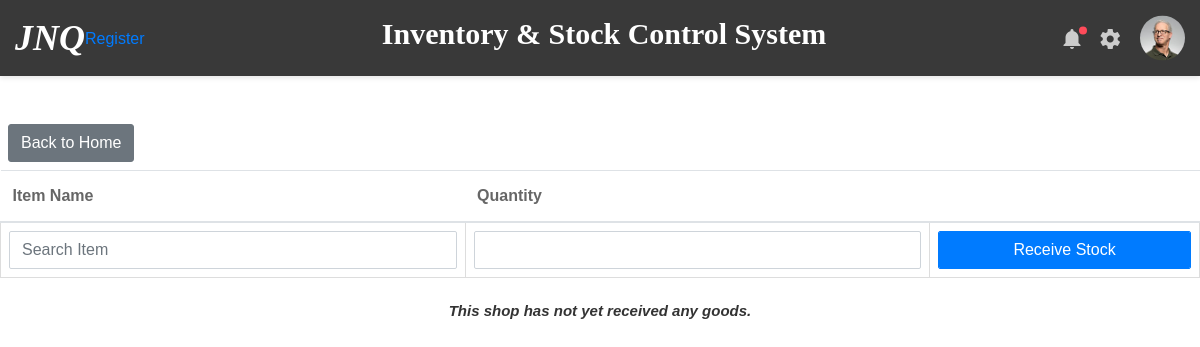
The page /1/stock_received on the database as committed earlier.
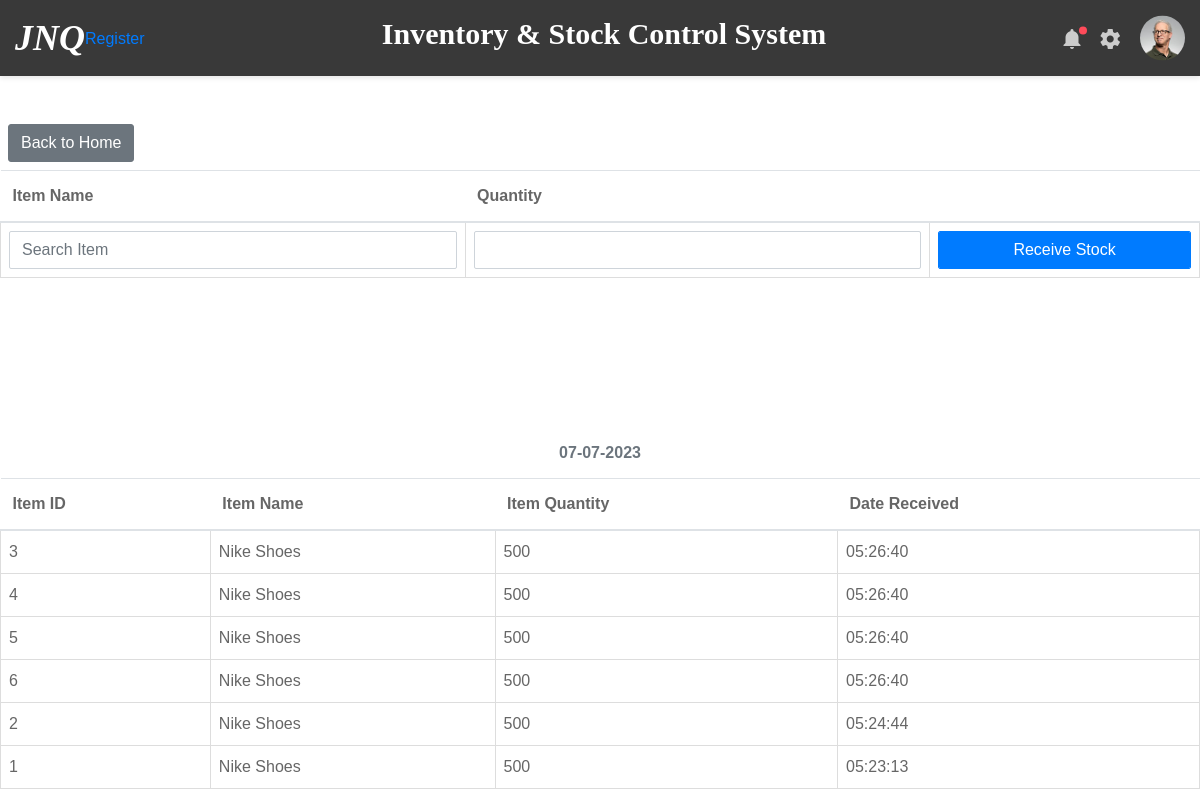
The same page on the database as committed later.
### inventory/models.py (models this page shows)
class StockReceived(db.Model):
    id = db.Column(db.Integer, primary_key=True)
    item_name = db.Column(db.String(100), nullable=False)
    item_quantity = db.Column(db.Integer, nullable=False)
    date_received = db.Column(db.DateTime, default=datetime.now())
    shop_id = db.Column(db.Integer, db.ForeignKey('shop.id'))

### inventory/routes.py (the view, shortened to what this page needs)
@app.route('/<int:shop_id>/stock_received', methods=['GET', 'POST'])
def stock_received(shop_id):
    shop = Shop.query.get_or_404(shop_id)
    form = ShopStockReceivedForm()
    restock_lookup = {}
    current_date = datetime.now()
    restock_entries = StockReceived.query.filter(StockReceived.date_received <= current_date,
                                                 StockReceived.shop_id == shop.id)\
        .order_by(StockReceived.date_received.desc()).all()
    for entry in restock_entries:
        date = entry.date_received.strftime("%d-%m-%Y")
        if date in restock_lookup:
            restock_lookup[date].append(entry)
        else:
            restock_lookup[date] = [entry]
    return render_template('stock_received.html', form=form, shop=shop, restock_lookup=restock_lookup)

### inventory/forms.py
class ShopStockReceivedForm(FlaskForm):
    item_name = SearchField('Search Item Name')
    item_quantity = IntegerField('Quantity Received', validators=[DataRequired()])
    submit = SubmitField('Receive Stock')

### inventory/templates/stock_received.html (shortened to what this page needs)
{% extends 'layout.html' %}
{% block content %}
    <div class="float-left">
        {% if current_user.user_role=='Admin' %}
            <a href="{{ url_for('view_shop', shop_id = shop.id) }}" class="btn btn-secondary ml-2 mb-2">Back to Home</a>
        {% else %}
            <a href="{{ url_for('stock_sold', shop_id = shop.id) }}" class="btn btn-secondary ml-2 mb-2">Back to Home</a>
        {% endif %}
    </div>
    <table class="table">
      <thead>
        <tr>
          <th>Item Name</th>
          <th>Quantity</th>
          <th></th>
        </tr>
      </thead>
      <tbody>
        <tr>
          <form method="POST">
            <td>{{ form.item_name(class="form-control", id="searchItemName", placeholder="Search Item") }}</td>
            <td>{{ form.item_quantity(class="form-control") }}</td>
            <td>{{ form.submit(class="form-control btn btn-primary") }}</td>
          </form>
        </tr>
      </tbody>
    </table>
    {% if not restock_lookup %}
        <div class="text-center mt-4"><h5 class="font-italic">This shop has not yet received any goods.</h5></div>
    {% else %}
        {% for date in restock_lookup.keys() %}
            {% if current_user.user_role != 'Admin'%}
            <div class="table" id="SalesTable">
                {% else %}
                <div class="table">
                    {% endif %}
                    <table class="table mt-4">
                        <thead>
                            <caption style="caption-side: top; text-align: center"><span><strong>{{date}}</strong></span></caption>
                            <tr>
                                <th>Item ID</th>
                                <th>Item Name</th>
                                <th>Item Quantity</th>
                                <th colspan="2">Date Received</th>
                            </tr>
                        </thead>
                        <tbody>
                            {% for entry in restock_lookup[date] %}
                            <tr>
                                <td>{{ entry.id }}</td>
                                <td>{{ entry.item_name }}</td>
                                <td>{{ entry.item_quantity }}</td>
                                <td>{{ entry.date_received.strftime('%H:%M:%S') }}</td>
                            </tr>
                            {% endfor %}
                        </tbody>
                    </table>
                </div>
        {% endfor %}
    {% endif %}
{% endblock %}

### inventory/templates/layout.html (shortened to what this page needs)
<!DOCTYPE html>
<html lang="en">
<head>
    <link href="{{ url_for('static', filename='css/font-face.css') }}" rel="stylesheet" media="all">
    <link href="{{ url_for('static', filename='vendor/font-awesome-4.7/css/font-awesome.min.css') }}" rel="stylesheet" media="all">
    <link href="{{ url_for('static', filename='vendor/font-awesome-5/css/fontawesome-all.min.css') }}" rel="stylesheet" media="all">
    <link href="{{ url_for('static', filename='vendor/mdi-font/css/material-design-iconic-font.min.css') }}" rel="stylesheet" media="all">
    <link href="{{ url_for('static', filename='vendor/bootstrap-4.1/bootstrap.min.css') }}" rel="stylesheet" media="all">
    <link href="{{ url_for('static', filename='vendor/animsition/animsition.min.css') }}" rel="stylesheet" media="all">
    <link href="{{ url_for('static', filename='vendor/bootstrap-progressbar/bootstrap-progressbar-3.3.4.min.css') }}" rel="stylesheet" media="all">
    <link href="{{ url_for('static', filename='vendor/wow/animate.css') }}" rel="stylesheet" media="all">
    <link href="{{ url_for('static', filename='vendor/css-hamburgers/hamburgers.min.css') }}" rel="stylesheet" media="all">
    <link href="{{ url_for('static', filename='vendor/slick/slick.css') }}" rel="stylesheet" media="all">
    <link href="{{ url_for('static', filename='vendor/select2/select2.min.css') }}" rel="stylesheet" media="all">
    <link href="{{ url_for('static', filename='vendor/perfect-scrollbar/perfect-scrollbar.css') }}" rel="stylesheet" media="all">
    <link href="{{ url_for('static', filename='css/main.css') }}" rel="stylesheet" media="all">
</head>
<body class="animsition">
        <header class="header-desktop3 d-none d-lg-block">
            <div class="section__content section__content--p35">
                <div class="header3-wrap">
                    <div class="header__logo">
                        <h1><span style="color: white; font-family: Algerian"><i>JNQ</i></span></h1>
                        <a href="{{ url_for('register_user' )}}">Register</a>
                    </div>
                     {% if current_user.is_authenticated and current_user.user_role == 'Admin' %}
                        <div class="header__navbar">
                            <ul class="list-unstyled">
                                <li class="has-sub">
                                    <a href="{{ url_for('home') }}">
                                        <i class="bot-line"></i>Dashboard
                                    </a>
                                </li>
                                <li class="has-sub">
                                    <a href="#">
                                        <span class="bot-line"></span>Stores</a>
                                    <ul class="header3-sub-list list-unstyled">
                                        <li>
                                            <a href="{{ url_for('register_store')}}">Add</a>
                                        </li>
                                        <li>
                                            <a href="{{ url_for('view_stores')}}">View</a>
                                        </li>
                                    </ul>
                                </li>
                                <li class="has-sub">
                                    <a href="#">
                                        <span class="bot-line"></span>Users</a>
                                    <ul class="header3-sub-list list-unstyled">
                                        <li>
                                            <a href="{{ url_for('register_user') }}">Register</a>
                                        </li>
                                        <li>
                                            <a href="{{url_for('view_users')}}">View</a>
                                        </li>
                                    </ul>
                                </li>
                                <li class="has-sub">
                                    <a href="#">
                                        <span class="bot-line"></span>Shops</a>
                                    <ul class="header3-sub-list list-unstyled">
                                        <li>
                                            <a href="{{ url_for('register_shop') }}">Add</a>
                                        </li>
                                        <li>
                                            <a href="{{ url_for('view_shops') }}">View</a>
                                        </li>
                                    </ul>
                                </li>
                                <li class="has-sub">
                                    <a href="#">
                                        <span class="bot-line"></span>Suppliers</a>
                                    <ul class="header3-sub-list list-unstyled">
                                        <li>
                                            <a href="login.html">Register</a>
                                        </li>
                                        <li>
                                            <a href="register.html">View</a>
                                        </li>
                                    </ul>
                                </li>
                                <li class="has-sub">
                                    <a href="#">
                                        <span class="bot-line"></span>Debtors</a>
                                    <ul class="header3-sub-list list-unstyled">
                                        <li>
                                            <a href="{{ url_for('view_debtors')}}">View</a>
                                        </li>
                                    </ul>
                                </li>
                                <li class="has-sub">
                                    <a href="#">
                                        <span class="bot-line"></span>Items</a>
                                    <ul class="header3-sub-list list-unstyled">
                                        <li>
                                            <a href="{{ url_for('add_items')}}">Add</a>
                                        </li>
                                        <li>
                                            <a href="{{ url_for('view_items')}}">View</a>
                                        </li>
                                    </ul>
                                </li>
                            </ul>
                        </div>
                    {% else %}
                         <a href="{{ url_for('login') }}"><h2 style="color: white; font-family: Verdana">
                             Inventory & Stock Control System</h2></a>
                    {% endif %}
                    <div class="header__tool">
                        <div class="header-button-item has-noti js-item-menu">
                            <i class="zmdi zmdi-notifications"></i>
                        </div>
                        <div class="header-button-item js-item-menu">
                            <i class="zmdi zmdi-settings"></i>
                        </div>
                        <div class="account-wrap">
                            <div class="account-item account-item--style2 clearfix js-item-menu">
                                <div class="image">
                                    <img src="../static/images/icon/avatar-01.jpg" alt="John Doe" />
                                </div>
                            </div>
                        </div>
                    </div>
                </div>
            </div>
        </header>
    {% block content %}
    {% endblock %}
</body>
</html>

Rows that differ between the two databases and show on the page:
added StockReceived: id "3", item_name "Nike Shoes", item_quantity "500", date_received "05:26:40"
added StockReceived: id "4", item_name "Nike Shoes", item_quantity "500", date_received "05:26:40"
added StockReceived: id "5", item_name "Nike Shoes", item_quantity "500", date_received "05:26:40"
added StockReceived: id "6", item_name "Nike Shoes", item_quantity "500", date_received "05:26:40"
added StockReceived: id "2", item_name "Nike Shoes", item_quantity "500", date_received "05:24:44"
added StockReceived: id "1", item_name "Nike Shoes", item_quantity "500", date_received "05:23:13"
Other text that changed with them:
new list line: "07-07-2023 Item ID Item Name Item Quantity Date Received"
text no longer shown: "This shop has not yet received any goods."
